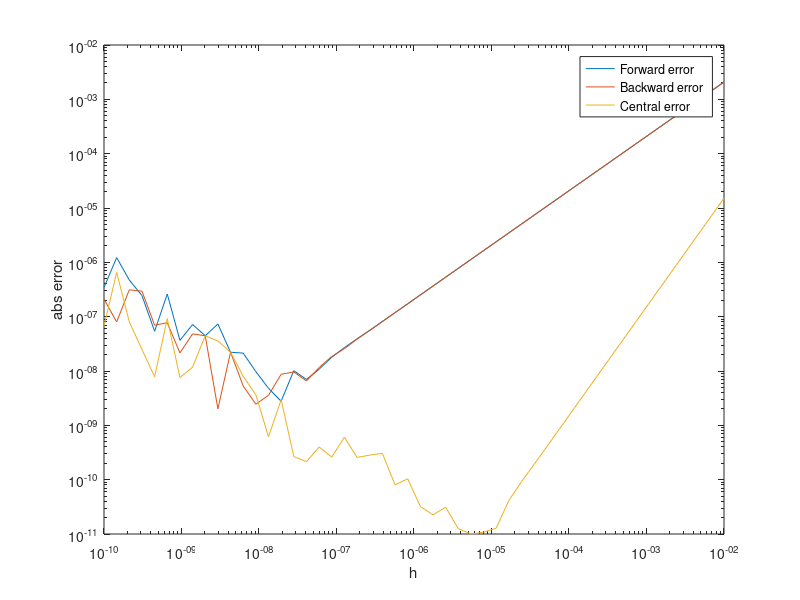

Source code (MATLAB):
clc;
clear;
close all;

f = @(x) cos(x); 
% f = @(x) exp(-2*x) - x; 
f_actual = @(x) -sin(x);
x = 2;

function [val] = forward_method(f, x, h)
    val = (f(x+h) - f(x))/h;
end

function [val] = backward_method(f, x, h)
    val = (f(x) - f(x-h))/ h ;
end

function [val] = central_method(f, x, h)
    val = ( f(x+h) - f(x-h) ) / (2*h) ;
end


steps = 50;
hs = logspace(-2, -10, steps);

error_forward = zeros(1, steps);
error_backward = zeros(1, steps);
error_central = zeros(1, steps);

for i = 1:steps
    forwardVal  = forward_method(f, x, hs(i));
    backwardVal = backward_method(f, x, hs(i));
    centralVal = central_method(f, x, hs(i));

    error_forward(i)  = abs(forwardVal - f_actual(x));
    error_backward(i) = abs(backwardVal - f_actual(x));
    error_central(i)  = abs(centralVal - f_actual(x));
end

disp(error_forward)
disp(error_backward)
disp(error_central)

loglog(hs, error_forward, 'DisplayName', 'Forward error')
hold on
loglog(hs, error_backward, 'DisplayName', 'Backward error')
hold on
loglog(hs, error_central, 'DisplayName', 'Central error')



legend show;
xlabel('h');
ylabel('abs error');
